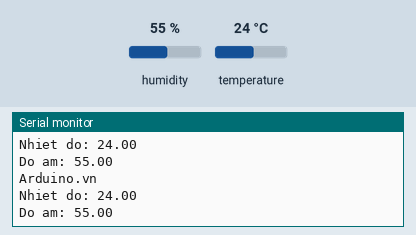
Recording of a sketch running on a simulated Arduino Uno, built with avr-gcc and run on an emulated ATmega328P. Parts: the last lines printed to the serial monitor. The inputs (shaded band) are chosen by the test bench; at power-on: humidity 55 %, temperature 24 °C.

Above: at 3.8 s.
3.9 s: humidity set to 22 %
At 7.2 s:
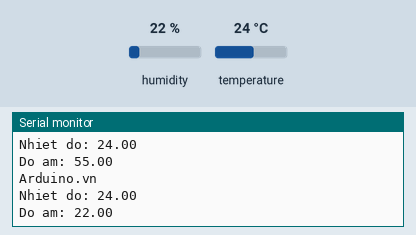
7.8 s: temperature set to 12 °C
At 10.4 s:
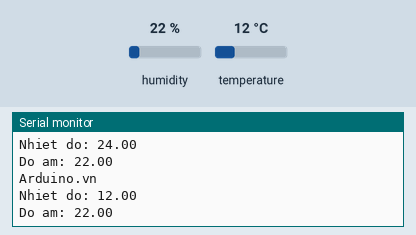
11.7 s: humidity set to 40 %
At 13.6 s:
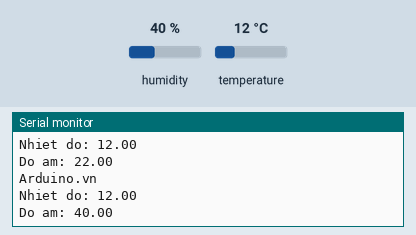
Timing chart, 0 to 15.1 s (numbered marks = the images above; inputs shaded):
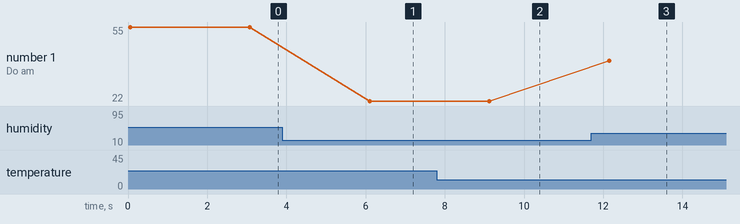

Measured:
- after the input at 3.9 s, the serial monitor: prints a new line after 2.2 s (image 1)
- after the input at 7.8 s, the serial monitor: prints a new line after 1.3 s (image 2)
- after the input at 11.7 s, the serial monitor: prints a new line after 0.45 s (image 3)
- plotted number 1: 55 → 22 after the input at 3.9 s, 22 → 40 after the input at 11.7 s

The sketch:

DHT11.ino
```cpp
// Gọi thư viện DHT11
#include "DHT.h"

const int DHTPIN = 2;       //Đọc dữ liệu từ DHT11 ở chân 2 trên mạch Arduino
const int DHTTYPE = DHT11;  //Khai báo loại cảm biến, có 2 loại là DHT11 và DHT22\

DHT dht(DHTPIN, DHTTYPE);

void setup() {
  Serial.begin(9600);
  dht.begin();         // Khởi động cảm biến
}

void loop() {
  float h = dht.readHumidity();    //Đọc độ ẩm
  float t = dht.readTemperature(); //Đọc nhiệt độ
  Serial.println("Arduino.vn");
  Serial.print("Nhiet do: ");
  Serial.println(t);               //Xuất nhiệt độ
  Serial.print("Do am: ");
  Serial.println(h);               //Xuất độ ẩm
  Serial.println();                //Xuống hàng
  delay(3000);
}
```
